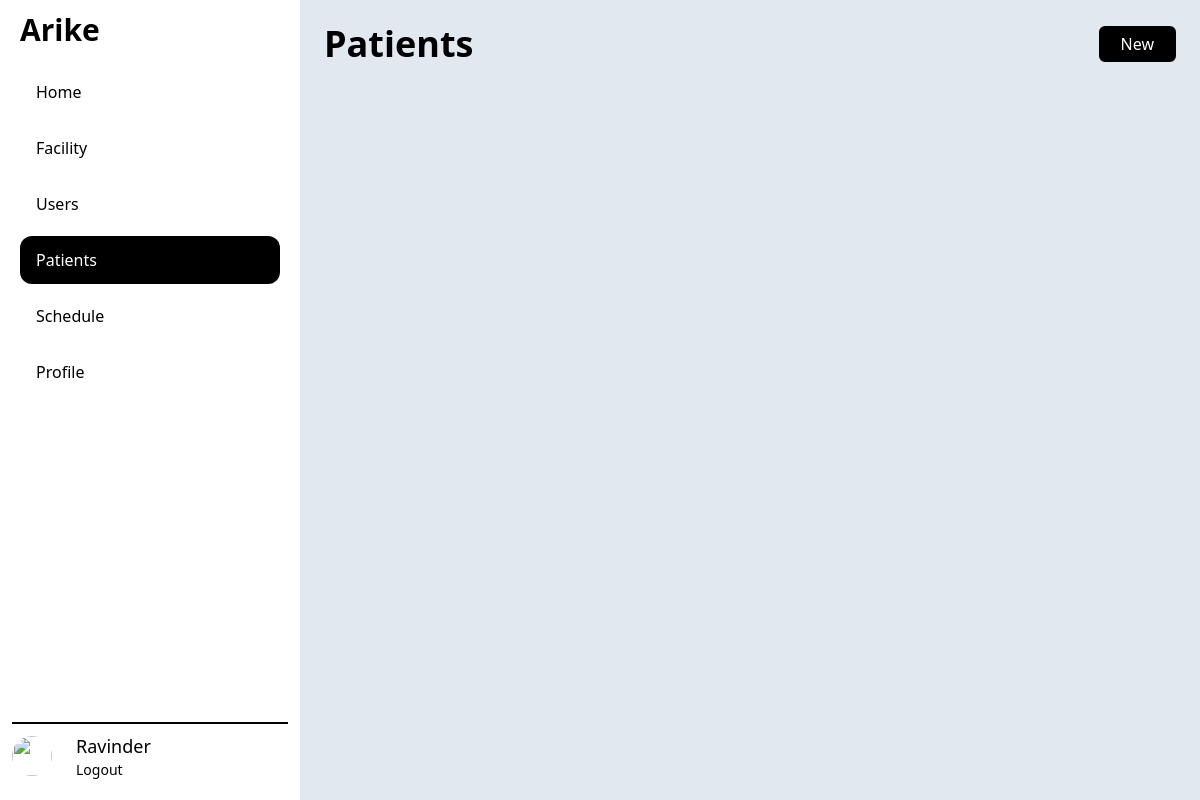
/patient/, run on an earlier commit of the app's database.
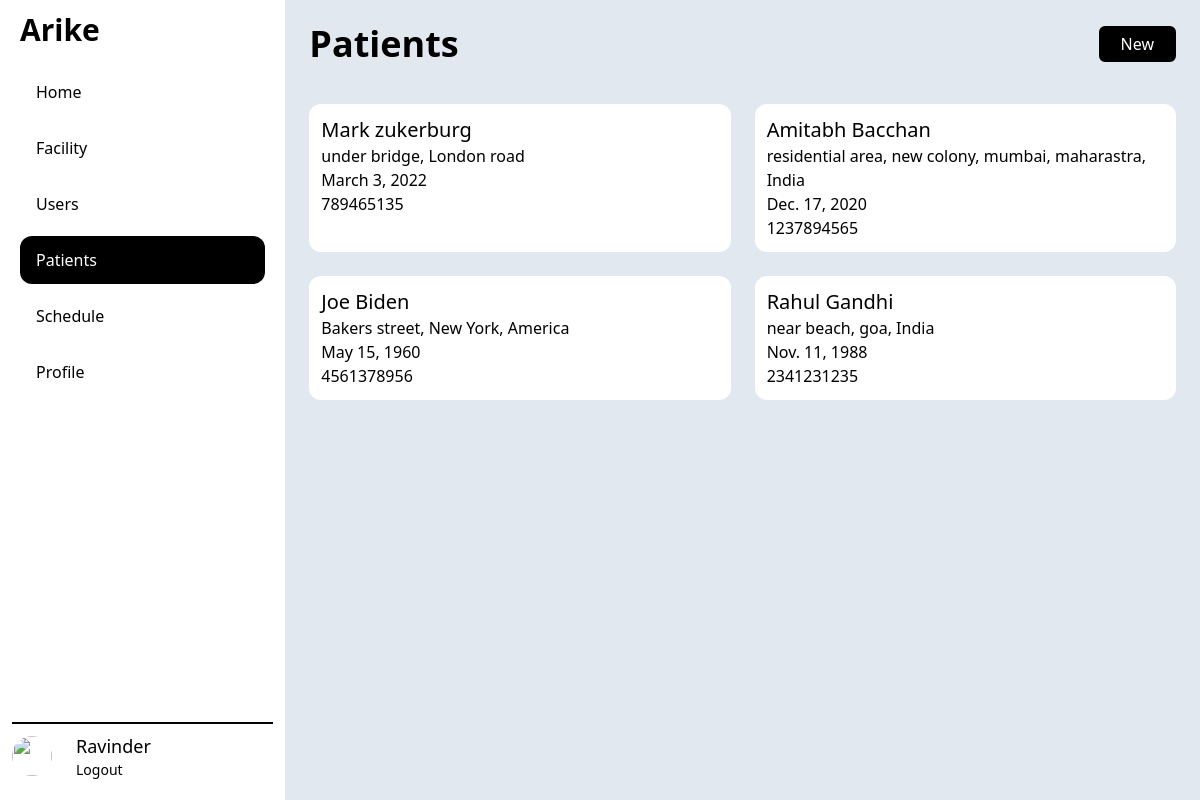
And on a later commit of the database.
### patient/models.py (models this page shows, shortened)
class Patient(models.Model):
    full_name = models.CharField(max_length=TEXT_LENGTH)
    date_of_birth = models.DateField()
    address = models.TextField()
    landmark = models.CharField(max_length=TEXT_LENGTH, blank=True)
    phone = models.IntegerField()
    gender = models.CharField(choices=GENDER_CHOICES, max_length=TEXT_LENGTH)
    emergency_phone_number = models.IntegerField()
    expired_time = models.DateTimeField(null=True, blank=True)
    ward = models.CharField(max_length=TEXT_LENGTH)
    facility = models.ForeignKey(Facility, on_delete=models.CASCADE)

### patient/views.py (the view)
# urls.py: path('', views.PatientListView.as_view(), name="patient_list"),
class PatientListView(generic.ListView):
    model = Patient

### patient/templates/patient/patient_list.html
{% extends "base.html" %}
{% block content %}
    <div class="flex justify-between items-center">
        <h1 class="text-4xl font-bold">Patients</h1>
        <a href="{% url 'patient:patient_form' %}">
            <span class="inline-block rounded-md border-2 border-black cursor-pointer px-5 py-1 bg-black text-white">New</span>
        </a>
    </div>
    <section class="mt-10">
        <ul class="grid grid-cols-2 gap-6">
            {% for patient in patient_list %}
                <li>
                    <a href="{% url 'patient:patient_detail' patient.id %}">
                        <div class="h-full p-3 bg-white rounded-xl">
                            <h3 class="text-xl font-medium">{{patient.full_name}}</h3>
                            <p>{{patient.address}}</p>
                            <p>{{patient.date_of_birth}}</p>
                            <p>{{patient.phone}}</p>
                        </div>
                    </a>
                </li>
            {% endfor %}
        </ul>
    </section>
{% endblock %}

### templates/base.html (shortened to what this page needs)
{% url 'patient:patient_list' as patient_url %}
{% url 'app_admin:index' as home_url %}
{% url 'app_admin:facility_list' as facility_url %}
<!DOCTYPE html>
<html lang="en">
<head>
    <script src="https://cdn.tailwindcss.com"></script>
</head>
<body>
    <div class="main_app h-screen flex flex-row">
        <div class="basis-1/4 flex flex-col p-3">
            <div>
                <h1 class="text-3xl font-bold ml-2">Arike</h1>
            </div>
            <nav class="grow flex flex-col p-2 py-4">
                <a class="hover:bg-black hover:text-white my-1 p-3 pl-4 rounded-xl {% if request.path == home_url %} text-white bg-black {% endif %}" href="{{home_url}}">Home</a>
                <a class="hover:bg-black hover:text-white my-1 p-3 pl-4 rounded-xl {% if request.path == facility_url %} text-white bg-black {% endif %}" href="{{facility_url}}">Facility</a>
                <a class="hover:bg-black hover:text-white my-1 p-3 pl-4 rounded-xl" href="#">Users</a>
                <a class="hover:bg-black hover:text-white my-1 p-3 pl-4 rounded-xl {% if request.path == patient_url %} text-white bg-black {% endif %}" href="{{patient_url}}">Patients</a>
                <a class="hover:bg-black hover:text-white my-1 p-3 pl-4 rounded-xl" href="#">Schedule</a>
                <a class="hover:bg-black hover:text-white my-1 p-3 pl-4 rounded-xl" href="#">Profile</a>
            </nav>
            <div class="border-t-2 border-black flex items-center py-2">
                <img class="h-10 w-10 rounded-full"
                    src="https://img.freepik.com/free-vector/mysterious-mafia-man-smoking-cigarette_52683-34828.jpg?t=st=1646297009~exp=1646297609~hmac=c27dc13388a3c6e94f089242b641cd9315c087c7e410346b2e151a41e6f7775d&w=740" />
                <div class="ml-6">
                    <p class="text-lg font-medium">Ravinder</p>
                    <p class="text-sm">Logout</p>
                </div>
            </div>
        </div>
        <main class="grow bg-slate-200 p-6">
            {% block content %} {% endblock %}
        </main>
    </div>
</body>
</html>

What changed in the data, as far as the page shows it:
added Patient: full_name "Mark zukerburg", address "under bridge, London road", date_of_birth "March 3, 2022", phone "789465135"
added Patient: full_name "Amitabh Bacchan", address "residential area, new colony, mumbai, maharastra, India", date_of_birth "Dec. 17, 2020", phone "1237894565"
added Patient: full_name "Joe Biden", address "Bakers street, New York, America", date_of_birth "May 15, 1960", phone "4561378956"
added Patient: full_name "Rahul Gandhi", address "near beach, goa, India", date_of_birth "Nov. 11, 1988", phone "2341231235"
